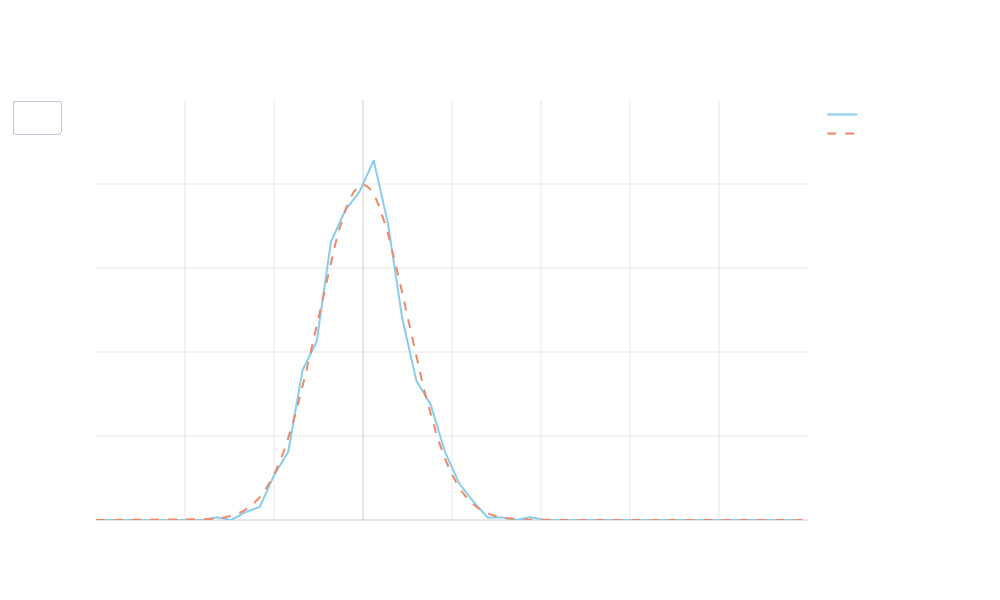

Here is the notebook cell this chart was saved with:
### Markdown cell above
---

### Code cell
import numpy as np
import plotly.graph_objects as go
from plotly.subplots import make_subplots
from IPython.display import HTML
from scipy.stats import norm, gamma

# Set random seed for reproducibility
np.random.seed(42)

# Initialize parameters
n_points = 1000
n_frames = 200
window_size = 500
n_bins = 50  # Increased number of bins for smoother histogram

# Generate initial data with normal distribution
data = np.random.normal(loc=0, scale=1, size=n_points)

# Create figure
fig = go.Figure()

# Create x points for true distributions
x = np.linspace(-6, 10, 200)

# Calculate bin edges across full range
bins = np.linspace(-6, 10, n_bins+1)
hist, bins = np.histogram(data, bins=bins, density=True)
center = (bins[:-1] + bins[1:]) / 2

# Add initial histogram
fig.add_trace(
    go.Scatter(
        x=center,
        y=hist,
        mode='lines',
        line=dict(width=2, color='#88ccee'),
        name='Empirical Distribution'
    )
)

# Add initial true distribution
fig.add_trace(
    go.Scatter(
        x=x,
        y=norm.pdf(x, loc=0, scale=1),
        mode='lines',
        line=dict(width=2, color='#ee8866', dash='dash'),
        name='True Distribution'
    )
)

# Set layout with dark mode
fig.update_layout(
    title='Evolving Distribution Over Time',
    xaxis_range=[-6, 10],
    yaxis_range=[0, 0.5],
    showlegend=True,
    width=1000,
    height=600,
    plot_bgcolor='rgba(0,0,0,0)',
    paper_bgcolor='rgba(0,0,0,0)',
    font=dict(color='white'),
    xaxis=dict(
        showgrid=True,
        gridcolor='rgba(128,128,128,0.2)',
        zerolinecolor='rgba(128,128,128,0.2)'
    ),
    yaxis=dict(
        showgrid=True,
        gridcolor='rgba(128,128,128,0.2)',
        zerolinecolor='rgba(128,128,128,0.2)'
    )
)

# Create frames for animation
frames = []
for frame in range(n_frames):
    # Create drift in distribution by mixing with different distributions
    t = frame / n_frames
    # Mix normal with increasingly skewed distribution
    new_data = (1-t) * np.random.normal(loc=0, scale=1, size=window_size) + \
               t * np.random.gamma(2+t*3, 1, size=window_size)
    
    # Update data for the current window
    data[:-window_size] = data[window_size:]
    data[-window_size:] = new_data
    
    # Update histogram using fixed bins across full range
    hist, _ = np.histogram(data, bins=bins, density=True)
    
    # Calculate true mixed distribution
    true_dist = (1-t) * norm.pdf(x, loc=0, scale=1) + \
                t * gamma.pdf(x, a=2+t*3, scale=1)
    
    frames.append(
        go.Frame(
            data=[
                go.Scatter(x=center, y=hist),
                go.Scatter(x=x, y=true_dist)
            ],
            name=f'frame{frame}'
        )
    )

# Add frames to figure
fig.frames = frames

# Add animation settings
fig.update_layout(
    updatemenus=[{
        'type': 'buttons',
        'showactive': False,
        'buttons': [{
            'label': 'Play',
            'method': 'animate',
            'args': [None, {'frame': {'duration': 50, 'redraw': True}, 'fromcurrent': True}]
        }]
    }]
)

# Display animation
fig.show()

### Figure 1 — Plotly figure (JSON) as saved in the notebook; plotly's stock layout.template omitted (floating-point values rounded to 4 significant figures; data arrays with more than 128 entries replaced by an {"elided": "..."} marker saying what was removed)
{"data": [{"line": {"color": "#88ccee", "width": 2}, "mode": "lines", "name": "Empirical Distribution", "type": "scatter", "x": [-5.84, -5.52, -5.2, -4.88, -4.56, -4.24, -3.92, -3.6, -3.28, -2.96, -2.64, -2.32, -2.0, -1.68, -1.36, -1.04, -0.72, -0.4, -0.08, 0.24, 0.56, 0.88, 1.2, 1.52, 1.84, 2.16, 2.48, 2.8, 3.12, 3.44, 3.76, 4.08, 4.4, 4.72, 5.04, 5.36, 5.68, 6.0, 6.32, 6.64, 6.96, 7.28, 7.6, 7.92, 8.24, 8.56, 8.88, 9.2, 9.52, 9.84], "y": [0.0, 0.0, 0.0, 0.0, 0.0, 0.0, 0.0, 0.0, 0.003125, 0.0, 0.009375, 0.01563, 0.05312, 0.08125, 0.1781, 0.2125, 0.3312, 0.3688, 0.3906, 0.4281, 0.3531, 0.2406, 0.1656, 0.1375, 0.08125, 0.04375, 0.02187, 0.003125, 0.003125, 0.0, 0.003125, 0.0, 0.0, 0.0, 0.0, 0.0, 0.0, 0.0, 0.0, 0.0, 0.0, 0.0, 0.0, 0.0, 0.0, 0.0, 0.0, 0.0, 0.0, 0.0]}, {"line": {"color": "#ee8866", "dash": "dash", "width": 2}, "mode": "lines", "name": "True Distribution", "type": "scatter", "x": {"elided": "200 float values"}, "y": {"elided": "200 float values"}}], "layout": {"font": {"color": "white"}, "height": 600, "paper_bgcolor": "rgba(0,0,0,0)", "plot_bgcolor": "rgba(0,0,0,0)", "showlegend": true, "title": {"text": "Evolving Distribution Over Time"}, "updatemenus": [{"buttons": [{"args": [null, {"frame": {"duration": 50, "redraw": true}, "fromcurrent": true}], "label": "Play", "method": "animate"}], "showactive": false, "type": "buttons"}], "width": 1000, "xaxis": {"gridcolor": "rgba(128,128,128,0.2)", "range": [-6, 10], "showgrid": true, "zerolinecolor": "rgba(128,128,128,0.2)"}, "yaxis": {"gridcolor": "rgba(128,128,128,0.2)", "range": [0, 0.5], "showgrid": true, "zerolinecolor": "rgba(128,128,128,0.2)"}}}
